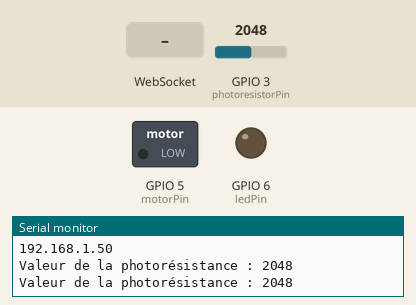
Simulated run of this sketch. Board: ESP32-S3. On the bench: switched loads named in the sketch (green lamp = pin HIGH), output pins drawn as LEDs (lit = HIGH), the last lines printed to the serial monitor. The inputs (shaded band) are chosen by the test bench; at power-on: GPIO 3 (photoresistorPin) = 2048. WiFi joins after 1.5 s; servers stay silent unless stated.

Above: at 3.2 s.
3.3 s: WebSocket text "LED_ON" received
At 4.5 s:
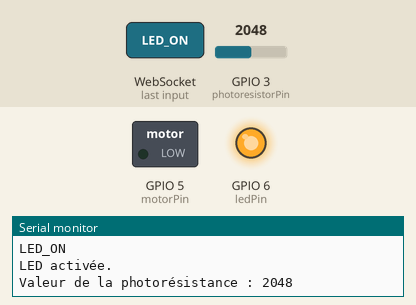
4.8 s: WebSocket text "MOTOR_ON" received
At 5.9 s:
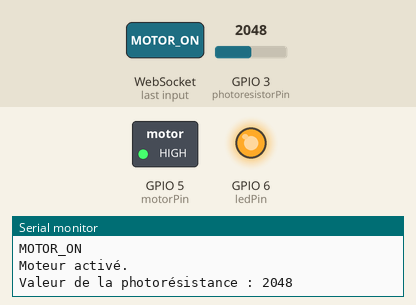
6.3 s: WebSocket text "LED_BRIGHTNESS:" received
At 6.7 s:
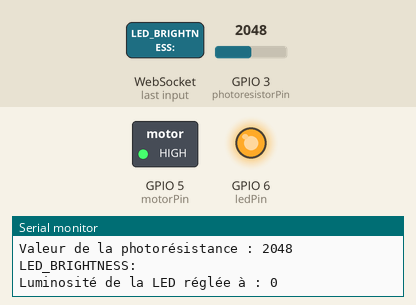
Timing chart, 0 to 9.3 s (numbered marks = the images above; inputs shaded):
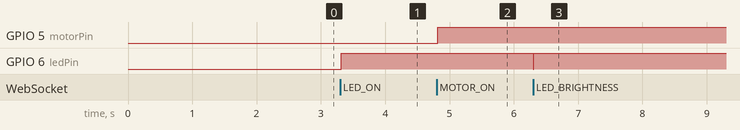

Measured:
- after the input at 3.3 s, GPIO 6 (ledPin): LOW → HIGH at once
- after the input at 4.8 s, GPIO 5 (motorPin): LOW → HIGH at once
- after the input at 6.3 s, GPIO 6 (ledPin): HIGH → LOW at once, → HIGH 0.01 s later

The sketch:

Bon_code_final_ESP32_Websocket.ino
```cpp
#include <WiFi.h>
#include <WebSocketsServer.h>

const char* ssid = "PoleDeVinci_IFT";
const char* password = "*c.r4UV@VfPn_0";

// Création d'un serveur WebSocket sur le port 81
WebSocketsServer webSocket = WebSocketsServer(81);

// Définition des broches
const int ledPin = 6;
const int motorPin = 5;
const int photoresistorPin = 3;
bool ledState = false;
bool motorState = false;

void setup() {
  Serial.begin(115200);

  // Connexion au WiFi
  WiFi.begin(ssid, password);
  while (WiFi.status() != WL_CONNECTED) {
    delay(1000);
    Serial.println("Connexion au WiFi...");
  }
  Serial.println("WiFi connecté. Adresse IP : ");
  Serial.println(WiFi.localIP());

  // Démarrer le serveur WebSocket
  webSocket.begin();
  webSocket.onEvent(webSocketEvent);

  pinMode(ledPin, OUTPUT);
  digitalWrite(ledPin, LOW);
  pinMode(motorPin, OUTPUT);
  digitalWrite(motorPin, LOW);
}

void loop() {
  webSocket.loop(); // Gère les événements WebSocket
  delay(10);

  // Lire la valeur de la photorésistance
  int lightValue = analogRead(photoresistorPin);

  // Envoyer la valeur de la photorésistance via WebSocket toutes les secondes
  static unsigned long lastSendTime = 0;
  if (millis() - lastSendTime > 1000) {
    webSocket.broadcastTXT(String("LIGHT_VALUE:") + lightValue);
    lastSendTime = millis();
    Serial.print("Valeur de la photorésistance : ");
    Serial.println(lightValue);
  }

  // Contrôler la LED et le moteur selon leurs états
  digitalWrite(ledPin, ledState ? HIGH : LOW);
  digitalWrite(motorPin, motorState ? HIGH : LOW);
}
// Fonction pour gérer les événements WebSocket
void webSocketEvent(uint8_t num, WStype_t type, uint8_t * payload, size_t length) {
  if (type == WStype_TEXT) {
    String message = String((char*)payload);
    Serial.println(message);

    if (message.startsWith("LED_BRIGHTNESS:")) {
      int brightness = message.substring(15).toInt(); // Extrait la valeur de luminosité
      analogWrite(ledPin, brightness); // Ajuste la luminosité de la LED
      Serial.print("Luminosité de la LED réglée à : "); // Affiche la luminosité réglée
      Serial.println(brightness);

    } else if (message == "LED_ON") {
      ledState = true;
      Serial.println("LED activée.");

    } else if (message == "LED_OFF") {
      ledState = false;
      digitalWrite(ledPin, LOW);
      Serial.println("LED éteinte.");

    } else if (message == "MOTOR_ON") {
      motorState = true;
      Serial.println("Moteur activé.");

    } else if (message == "MOTOR_OFF") {
      motorState = false;
      digitalWrite(motorPin, LOW);
      Serial.println("Moteur éteint.");
    }
  }
}
```
